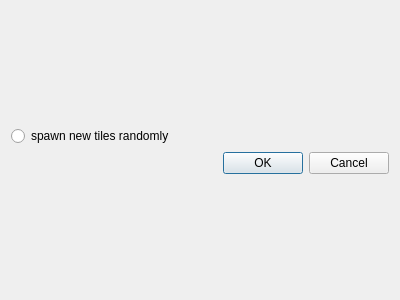
<?xml version="1.0" encoding="UTF-8"?>
<ui version="4.0">
 <class>SettingsDialog</class>
 <widget class="QDialog" name="SettingsDialog">
  <property name="geometry">
   <rect>
    <x>0</x>
    <y>0</y>
    <width>400</width>
    <height>300</height>
   </rect>
  </property>
  <property name="windowTitle">
   <string>Dialog</string>
  </property>
  <layout class="QGridLayout" name="gridLayout">
   <item row="0" column="0">
    <layout class="QVBoxLayout" name="verticalLayout">
     <item>
      <widget class="QRadioButton" name="radioButton">
       <property name="text">
        <string>spawn new tiles randomly</string>
       </property>
      </widget>
     </item>
     <item>
      <widget class="QDialogButtonBox" name="buttonBox">
       <property name="orientation">
        <enum>Qt::Horizontal</enum>
       </property>
       <property name="standardButtons">
        <set>QDialogButtonBox::Cancel|QDialogButtonBox::Ok</set>
       </property>
      </widget>
     </item>
    </layout>
   </item>
  </layout>
 </widget>
 <resources/>
 <connections>
  <connection>
   <sender>buttonBox</sender>
   <signal>accepted()</signal>
   <receiver>SettingsDialog</receiver>
   <slot>accept()</slot>
   <hints>
    <hint type="sourcelabel">
     <x>248</x>
     <y>254</y>
    </hint>
    <hint type="destinationlabel">
     <x>157</x>
     <y>274</y>
    </hint>
   </hints>
  </connection>
  <connection>
   <sender>buttonBox</sender>
   <signal>rejected()</signal>
   <receiver>SettingsDialog</receiver>
   <slot>reject()</slot>
   <hints>
    <hint type="sourcelabel">
     <x>316</x>
     <y>260</y>
    </hint>
    <hint type="destinationlabel">
     <x>286</x>
     <y>274</y>
    </hint>
   </hints>
  </connection>
 </connections>
</ui>
